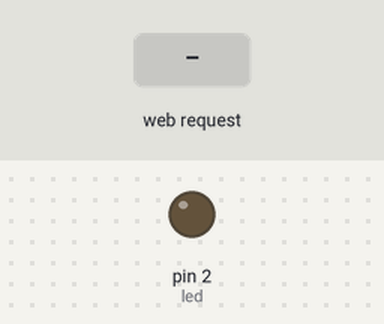
A program run on a simulated MicroPython board. On the bench: output pins drawn as LEDs (lit = HIGH). The test bench sets the inputs (shaded band). WiFi joins after 1.5 s; what the program prints to the serial console is not drawn.

Above: at 2.7 s.
2.8 s: HTTP request GET /?led=on received
At 3.6 s:
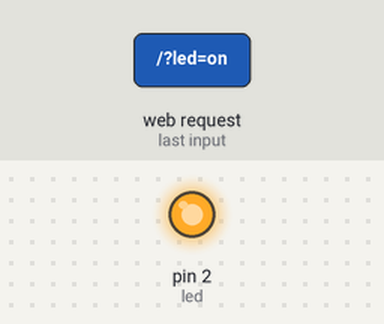
4.3 s: HTTP request GET /?led=off received
At 4.8 s:
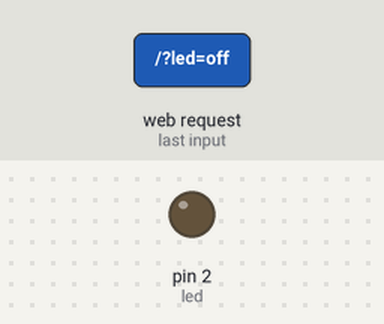
Timing chart, 0 to 7.3 s (numbered marks = the images above; inputs shaded):
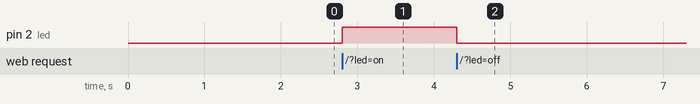

The program:

main.py
```python
import network
import socket, os
from machine import Pin

SSID='Home'
PASSWORD='0492993493'
HOST = '0.0.0.0'
PORT = 80

def do_connect():
    global HOST
    sta = network.WLAN(network.STA_IF) # Station
    if not sta.isconnected():
        print('正在連線中...')
        sta.active(True) #啟用 STA 模式
        sta.connect(SSID, PASSWORD) #連線基地台
        # 等侯連線
        while not sta.isconnected():
            pass
    print('連線成功!')
    HOST = sta.ifconfig()[0]

ip=do_connect() # 連線基地台

def err(socket, code, msg):
    socket.write("HTTP/1.1 "+code+" "+msg+"\r\n\r\n")
    socket.write("<h1>"+msg+"</h1>")

def handleRequest(client):
    req = client.recv(1024).decode('utf-8')
    firstLine = req.split('\r\n')[0]

    httpMethod = ''
    path = ''
    try:
        httpMethod, path, httpVersion = firstLine.split()
    except:
        pass

    if httpMethod == 'GET': # 接受GET 請求
        fileName = path.strip('/')
        print(fileName)
        if '?' in fileName: #命令如 switch?led=ON、switch?led=OFF
            cmd, state = fileName.split('?')
            if state.lower() == 'led=on':
                led.value(1) #開燈
            if state.lower() == 'led=off':
                led.value(0) #關燈
            client.send(feedback)
            print("傳送指令",fileName)
        else: #傳送檔案
            if fileName == '':
                fileName = 'index.html'
            print("傳送檔案",web+fileName)

            fileSize = os.stat(web+fileName)[6] #檔案大小
            if fileSize != None:
                f = open(web+fileName, 'r') #開啟檔案
                client.write(httpResponse)  #伺服器回應
                while True:
                    data = f.read(128) #次每次讀取 128 個字元
                    if len(data) == 0: #讀取完畢
                        break
                    client.write(data)   #伺服器回應
                f.close()
            else:
                err(client, "404", "Not Found")
    else:
        err(client, "501", "伺服器處理請求時發生錯誤!")


led = Pin(2, Pin.OUT, value=0) # GPIO2對應到內建的LED
web = 'RemoteLed/www/'

httpResponse = b'''HTTP/1.1 200 OK

'''

feedback = b'''\
HTTP/1.1 200 OK

OK!
'''

s = socket.socket()
s.setsockopt(socket.SOL_SOCKET, socket.SO_REUSEADDR, 1)
s.bind((HOST, PORT))
s.listen(10)
print('{} 伺服器在 {} 埠建立！'.format(HOST, PORT))

while True:
    client, addr = s.accept() #接受客戶端的連線
    handleRequest(client)
    client.close()
```

Measured:
- after the input at 2.8 s, pin 2 (led): LOW → HIGH at once
- after the input at 4.3 s, pin 2 (led): HIGH → LOW at once
